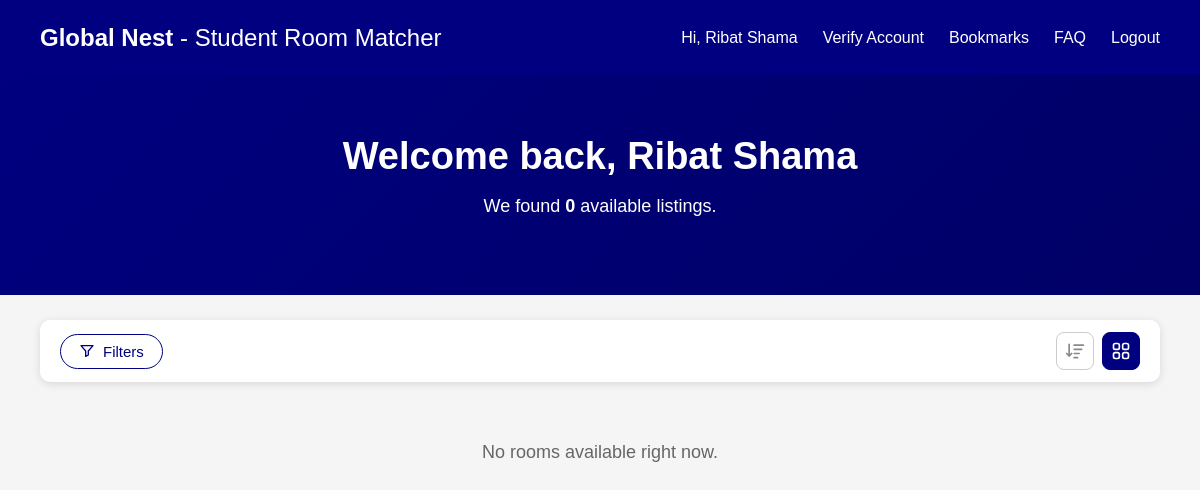
Page /dashboard.php (signed in) on the earlier database version.
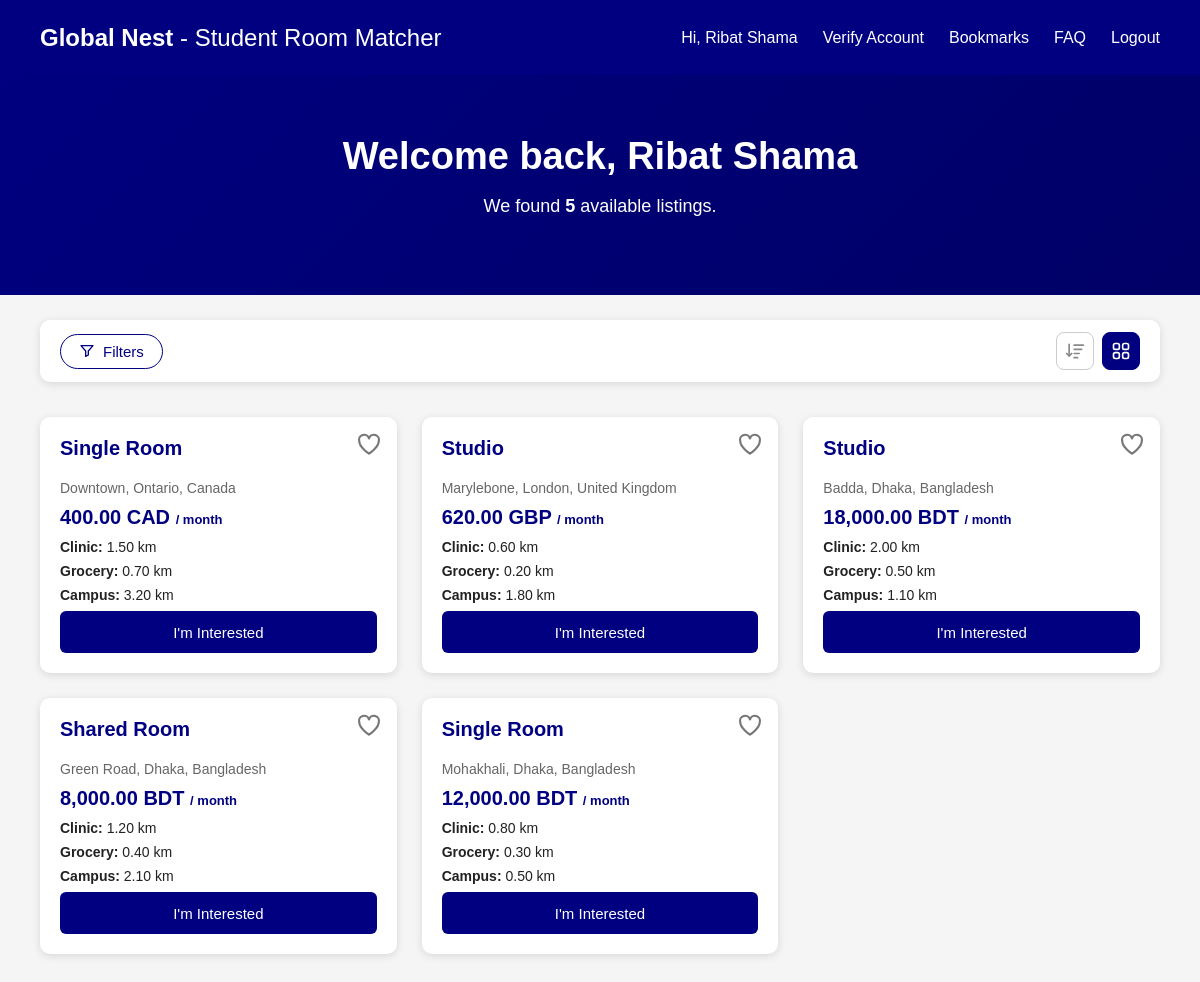
Same page on the later database version.
### tables this page shows
CREATE TABLE `listings` (
  `ListingID` int(11) NOT NULL,
  `Price` decimal(10,2) NOT NULL,
  `Currency` varchar(10) NOT NULL,
  `RoomType` varchar(50) DEFAULT NULL,
  `Country` varchar(50) DEFAULT NULL,
  `State` varchar(50) DEFAULT NULL,
  `Neighbourhood` varchar(100) DEFAULT NULL,
  `Clinic` decimal(5,2) DEFAULT NULL,
  `Grocery` decimal(5,2) DEFAULT NULL,
  `Campus` decimal(5,2) DEFAULT NULL,
  `Legal_doc` varchar(255) DEFAULT NULL,
  `Admin_ID` int(11) DEFAULT NULL,
  `Provider_ID` int(11) NOT NULL,
  `Verification_Status` varchar(20) NOT NULL DEFAULT 'Pending'
);

### filter.php (called while the page is built, shortened)
<?php
$filter = " WHERE Verification_Status = 'Approved' ";
$view_class = "room-grid";
?>

### dashboard.php (the view, shortened to what this page needs)
<?php
include "DBconnect.php";
include "filter.php";
$sql = "SELECT * FROM Listings " . $filter . " ORDER BY ListingID DESC";
$result = mysqli_query($conn, $sql);
$roomCount = mysqli_num_rows($result);
$student_id = $_SESSION["Std_ID"];
$bookmark_sql = "
    SELECT ListingID
    FROM bookmarks
    WHERE Std_ID = '$student_id'
";
$bookmark_result = mysqli_query($conn, $bookmark_sql);
$bookmarked_ids = [];
while ($bookmark = mysqli_fetch_assoc($bookmark_result)) {
    $bookmarked_ids[] = $bookmark["ListingID"];
}
?>
<!DOCTYPE html>
<html>
<head>
</head>
<body>
<div class="header">
    <div class="logo">
        <strong>Global Nest</strong>
        - Student Room Matcher
    </div>
    <div class="navigation">
        <span>
            Hi,
            <?php echo $_SESSION["full_name"]; ?>
        </span>
        <a href="verify.php">
            Verify Account
        </a>
        <a href="#" id="bookmarkLink">
            Bookmarks
         </a>
		<a href="faq.php">
            FAQ
        </a>
        <a href="logout.php">
            Logout
        </a>
    </div>
</div>
<div class="home-hero">
    <h1>
        Welcome back,
        <?php echo htmlspecialchars($_SESSION["full_name"]); ?>
    </h1>
    <p>
        We found
        <span class="room-count">
            <?php echo $roomCount; ?>
        </span>
        available listings.
    </p>
</div>
<?php include "filter_box.php"; ?>
<?php if ($roomCount > 0) { ?>
<div class="<?php echo $view_class; ?>">
    <?php while ($room = mysqli_fetch_assoc($result)) { ?>
        <div class="room-card">
            <?php
             $is_bookmarked = in_array(
                 $room["ListingID"],
                 $bookmarked_ids
           );
            ?>
             <button
                  class="bookmark-heart
                 <?php echo $is_bookmarked ? 'saved' : ''; ?>"
                 onclick="toggleBookmark(
                     <?php echo $room['ListingID']; ?>,
                     this
                 )"
                 type="button"
             >
                 <?php
                 if ($is_bookmarked) {
                     echo '<svg viewBox="0 0 24 24" fill="currentColor"
                                stroke="currentColor" stroke-width="2"
                                stroke-linecap="round" stroke-linejoin="round">
                             <path d="M12 20 C12 20 3 14 3 8.5
                                      A4.5 4.5 0 0 1 12 6
                                      A4.5 4.5 0 0 1 21 8.5
                                      C21 14 12 20 12 20 Z"/>
                           </svg>';
                 } else {
                     echo '<svg viewBox="0 0 24 24" fill="none"
                                stroke="currentColor" stroke-width="2"
                                stroke-linecap="round" stroke-linejoin="round">
                             <path d="M12 20 C12 20 3 14 3 8.5
                                      A4.5 4.5 0 0 1 12 6
                                      A4.5 4.5 0 0 1 21 8.5
                                      C21 14 12 20 12 20 Z"/>
                           </svg>';
                 }
                 ?>
             </button>
           <a href="room.php?id=<?php echo $room["ListingID"]; ?>"
              style="text-decoration:none; color:inherit; display:block;">
        <h3>
            <?php echo $room["RoomType"]; ?>
        </h3>
        <div class="room-location">
            <?php echo $room["Neighbourhood"]; ?>,
            <?php echo $room["State"]; ?>,
            <?php echo $room["Country"]; ?>
        </div>
        <div class="room-price">
            <?php echo number_format($room["Price"], 2); ?>
            <?php echo htmlspecialchars($room["Currency"]); ?>
            <span style="font-size:13px;">
                / month
            </span>
        </div>
        <div class="room-info">
            <strong>Clinic:</strong>
            <?php echo $room["Clinic"]; ?> km
        </div>
        <div class="room-info">
            <strong>Grocery:</strong>
            <?php echo $room["Grocery"]; ?> km
        </div>
        <div class="room-info">
            <strong>Campus:</strong>
            <?php echo $room["Campus"]; ?> km
        </div>
      </a>
        <button
            class="interest-button"
            type="button">
            I'm Interested
        </button>
    </div>
    <?php } ?>
</div>
<?php } else { ?>
<div class="no-rooms">
    No rooms available right now.
</div>
<?php } ?>
</body>
</html>

Differences in the rows shown:
added listings: RoomType "Single Room", Neighbourhood "Downtown", State "Ontario", Country "Canada", Price "400.00", Currency "CAD", Clinic "1.50", Grocery "0.70", Campus "3.20"
added listings: RoomType "Studio", Neighbourhood "Marylebone", State "London", Country "United Kingdom", Price "620.00", Currency "GBP", Clinic "0.60", Grocery "0.20", Campus "1.80"
added listings: RoomType "Studio", Neighbourhood "Badda", State "Dhaka", Country "Bangladesh", Price "18,000.00", Currency "BDT", Clinic "2.00", Grocery "0.50", Campus "1.10"
added listings: RoomType "Shared Room", Neighbourhood "Green Road", State "Dhaka", Country "Bangladesh", Price "8,000.00", Currency "BDT", Clinic "1.20", Grocery "0.40", Campus "2.10"
added listings: RoomType "Single Room", Neighbourhood "Mohakhali", State "Dhaka", Country "Bangladesh", Price "12,000.00", Currency "BDT", Clinic "0.80", Grocery "0.30", Campus "0.50"
Other differences:
$roomCount: "0" → "5"
text no longer shown: "No rooms available right now."
